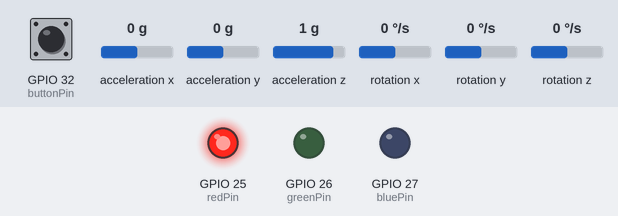
Bench run of a sketch on a simulated ESP32. On the bench: output pins drawn as LEDs (lit = HIGH). The test bench sets the inputs (shaded band); at power-on: GPIO 32 (buttonPin) HIGH, acceleration x 0 g, acceleration y 0 g, acceleration z 1 g, rotation x 0 °/s, rotation y 0 °/s, rotation z 0 °/s.

Above: at 1.2 s.
1.3 s: GPIO 32 (buttonPin) pulled LOW for 0.15 s
At 1.8 s:
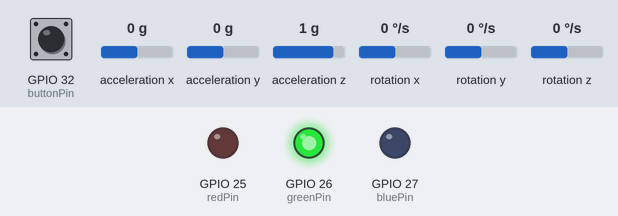
2.9 s: GPIO 32 (buttonPin) pulled LOW for 1 s
At 4.3 s:
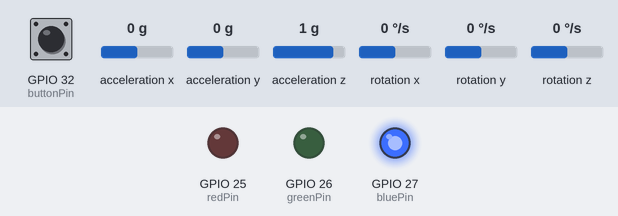
5.4 s: GPIO 32 (buttonPin) pulled LOW for 3.2 s
At 6.2 s:
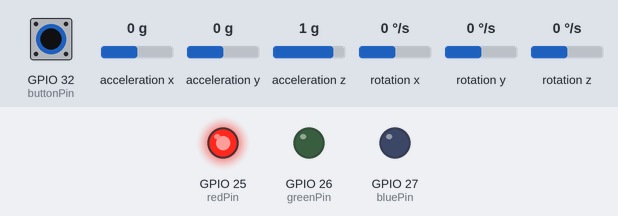
Timing chart, 0 to 8.4 s (numbered marks = the images above; inputs shaded):
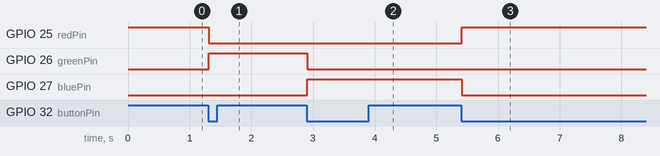

The sketch:

Transmitter_Gesture_Remote.ino
```cpp
#include <Wire.h>
#include <MPU6050.h>
#include <esp_now.h>
#include <WiFi.h>

MPU6050 mpu;

// REPLACE WITH YOUR RECEIVER ESP32 MAC ADDRESS
uint8_t receiverMAC[] = {0x6c, 0xc8, 0x40, 0x4f, 0x78, 0x2C};

typedef struct {
  char command[30];
} Message;

Message msg;

// =============== PINS ===============
const int buttonPin = 32;

const int redPin = 25;   // Mode 1
const int greenPin = 26; // Mode 2
const int bluePin = 27;  // Mode 3

// =============== MODE ===============
int mode = 1;
int lastButtonState = HIGH;

// =========== MPU SENSITIVITY ===========
int threshold = 7000;
int deadZone = 3000;

// ========== SEND CONTROL FIX ===========
unsigned long lastSendTime = 0;

// ================= LED CONTROL =================
void setLED(int m) {
  digitalWrite(redPin,   m == 1);
  digitalWrite(greenPin, m == 2);
  digitalWrite(bluePin,  m == 3);
}

// ======== SEND COMMAND (FIXED) ========
void sendCommand(String command) {
  if (millis() - lastSendTime < 100) return;
  lastSendTime = millis();

  command.toCharArray(msg.command, sizeof(msg.command));
  esp_now_send(receiverMAC, (uint8_t *)&msg, sizeof(msg));
}

// =============== SETUP ===============
void setup() {
  Wire.begin(21, 22);
  mpu.initialize();

  pinMode(buttonPin, INPUT_PULLUP);

  pinMode(redPin, OUTPUT);
  pinMode(greenPin, OUTPUT);
  pinMode(bluePin, OUTPUT);

  setLED(mode);

  WiFi.mode(WIFI_STA);

  if (esp_now_init() != ESP_OK) {
    return;
  }

  esp_now_peer_info_t peerInfo = {};
  memcpy(peerInfo.peer_addr, receiverMAC, 6);
  peerInfo.channel = 0;
  peerInfo.encrypt = false;

  if (esp_now_add_peer(&peerInfo) != ESP_OK) {
    return;
  }

  sendCommand("MODE1");
}

// ============== LOOP ==============
void loop() {
  int buttonState = digitalRead(buttonPin);

  if (buttonState == LOW && lastButtonState == HIGH) {
    mode++;
    if (mode > 3) mode = 1;

    setLED(mode);

    if (mode == 1)      sendCommand("MODE1");
    else if (mode == 2) sendCommand("MODE2");
    else if (mode == 3) sendCommand("MODE3");

    delay(300); // debounce
  }
  lastButtonState = buttonState;

  int16_t ax, ay, az;
  mpu.getAcceleration(&ax, &ay, &az);

  if (mode == 1) {
    if (abs(ax) < deadZone && abs(ay) < deadZone) {
      sendCommand("STOP");
    }
    else if (ax > threshold) {
      sendCommand("FORWARD");
    }
    else if (ax < -threshold) {
      sendCommand("BACKWARD");
    }
    else if (ay > threshold) {
      sendCommand("RIGHT");
    }
    else if (ay < -threshold) {
      sendCommand("LEFT");
    }
  }
  delay(10);
}
```

Measured:
- after the input at 1.3 s, GPIO 25 (redPin): HIGH → LOW at once; GPIO 26 (greenPin): LOW → HIGH at once
- after the input at 2.9 s, GPIO 26 (greenPin): HIGH → LOW at once; GPIO 27 (bluePin): LOW → HIGH at once
- after the input at 5.4 s, GPIO 25 (redPin): LOW → HIGH at once; GPIO 27 (bluePin): HIGH → LOW at once
